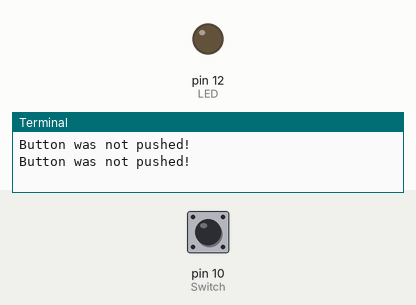
Simulated run of this program. Board: Raspberry Pi (header pin numbers). On the bench: output pins drawn as LEDs (lit = HIGH), the last lines printed to the terminal. The test bench sets the inputs (shaded band); at power-on: pin 10 (Switch) LOW.

Above: at 1.2 s.
1.3 s: pin 10 (Switch) pulled HIGH for 1.2 s
At 2.8 s:
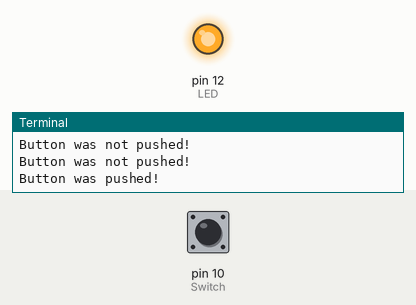
4.5 s: pin 10 (Switch) pulled HIGH for 3.2 s
At 9.0 s:
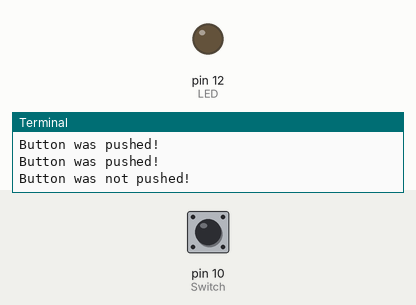
Timing chart, 0 to 10.5 s (numbered marks = the images above; inputs shaded):
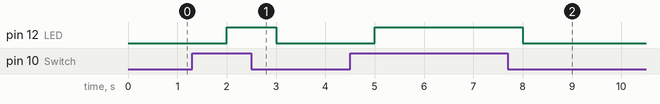

Measured:
- after the input at 1.3 s, pin 12 (LED): LOW → HIGH after 0.70 s, → LOW 1.0 s later
- after the input at 4.5 s, pin 12 (LED): LOW → HIGH after 0.50 s, → LOW 3.0 s later

The program:

GPIO_button_LED.py
```python
import RPi.GPIO as GPIO  #Import Raspberry Pi GPIO library
import time

GPIO.setmode(GPIO.BOARD)
Switch =10
LED=12

GPIO.setwarnings(False)  #Ignore warning for now
GPIO.setmode(GPIO.BOARD)  #Use physical pin numbering

GPIO.setup(LED, GPIO.OUT, initial=GPIO.LOW)
#Set pin 10 to be an input pin and set initial value to be pulled low (off)
GPIO.setup(Switch, GPIO.IN, pull_up_down=GPIO.PUD_DOWN)

while True:
    #GPIO.input(Switch) == GPIO.HIGH  AND
    if GPIO.input(Switch) == GPIO.HIGH:
        print("Button was pushed!")
        GPIO.output(LED, GPIO.HIGH)
        time.sleep(1)
    else:
        print("Button was not pushed!")
        GPIO.output(LED, GPIO.LOW)
        time.sleep(1)
```
